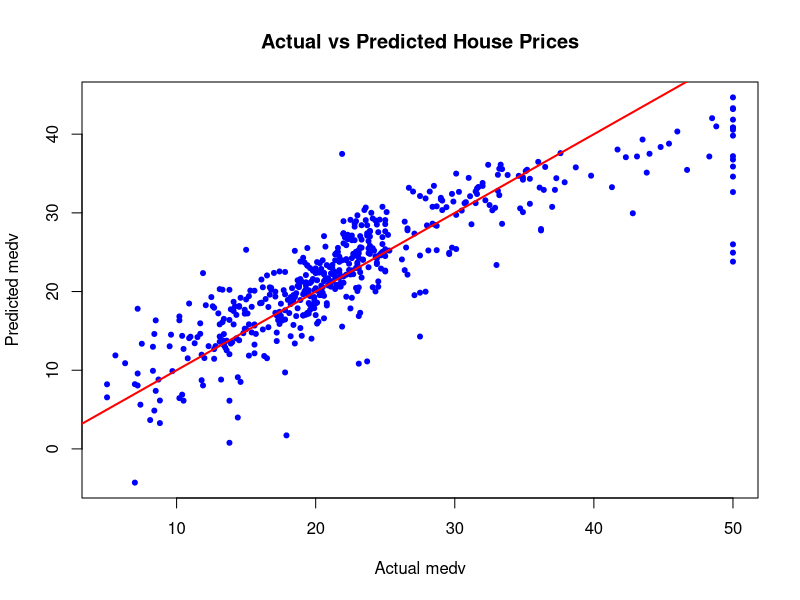
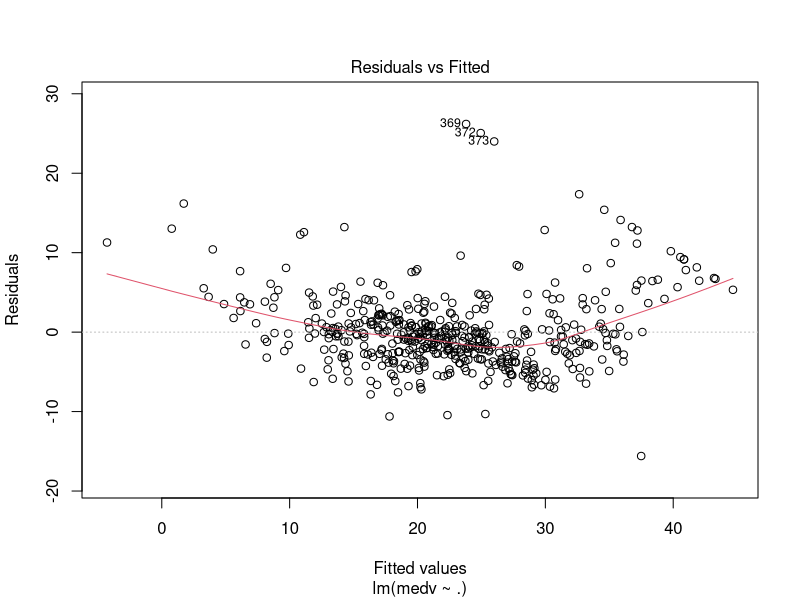

Reproduce these figures in R, in order.
# Load necessary library
library(MASS)

# Load dataset
data(Boston)

# Fit multiple linear regression model
model_lm <- lm(medv ~ ., data = Boston)

# Model summary
summary(model_lm)


# Predict on training data
predicted_medv <- predict(model_lm, newdata = Boston)

# Plot
plot(Boston$medv, predicted_medv,
     main = "Actual vs Predicted House Prices",
     xlab = "Actual medv",
     ylab = "Predicted medv",
     col = "blue", pch = 20)
abline(a = 0, b = 1, col = "red", lwd = 2)
plot(model_lm, which = 1)  # Residuals vs Fitted
